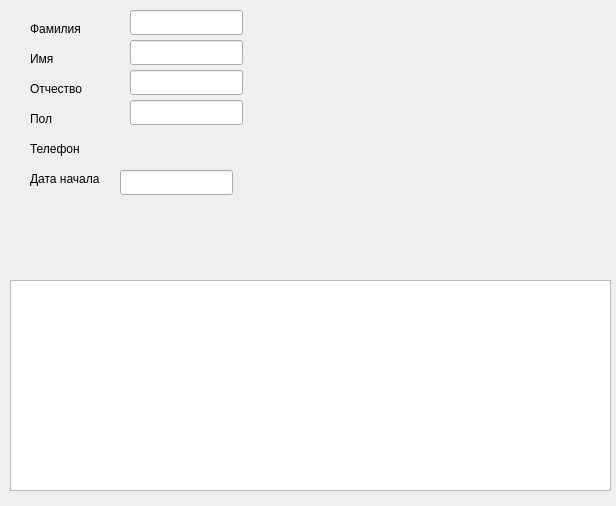
<?xml version="1.0" encoding="UTF-8"?>
<ui version="4.0">
 <class>Form</class>
 <widget class="QWidget" name="Form">
  <property name="geometry">
   <rect>
    <x>0</x>
    <y>0</y>
    <width>616</width>
    <height>506</height>
   </rect>
  </property>
  <property name="windowTitle">
   <string>Form</string>
  </property>
  <widget class="QTableWidget" name="tableWidget">
   <property name="geometry">
    <rect>
     <x>10</x>
     <y>280</y>
     <width>601</width>
     <height>211</height>
    </rect>
   </property>
  </widget>
  <widget class="QLineEdit" name="lineEdit">
   <property name="geometry">
    <rect>
     <x>130</x>
     <y>10</y>
     <width>113</width>
     <height>25</height>
    </rect>
   </property>
   <property name="text">
    <string/>
   </property>
  </widget>
  <widget class="QLineEdit" name="lineEdit_2">
   <property name="geometry">
    <rect>
     <x>130</x>
     <y>40</y>
     <width>113</width>
     <height>25</height>
    </rect>
   </property>
   <property name="text">
    <string/>
   </property>
  </widget>
  <widget class="QLineEdit" name="lineEdit_3">
   <property name="geometry">
    <rect>
     <x>120</x>
     <y>170</y>
     <width>113</width>
     <height>25</height>
    </rect>
   </property>
  </widget>
  <widget class="QLineEdit" name="lineEdit_4">
   <property name="geometry">
    <rect>
     <x>130</x>
     <y>100</y>
     <width>113</width>
     <height>25</height>
    </rect>
   </property>
   <property name="text">
    <string/>
   </property>
  </widget>
  <widget class="QLineEdit" name="lineEdit_5">
   <property name="geometry">
    <rect>
     <x>130</x>
     <y>70</y>
     <width>113</width>
     <height>25</height>
    </rect>
   </property>
   <property name="text">
    <string/>
   </property>
  </widget>
  <widget class="QLabel" name="label">
   <property name="geometry">
    <rect>
     <x>30</x>
     <y>20</y>
     <width>67</width>
     <height>17</height>
    </rect>
   </property>
   <property name="text">
    <string>Фамилия</string>
   </property>
  </widget>
  <widget class="QLabel" name="label_2">
   <property name="geometry">
    <rect>
     <x>30</x>
     <y>50</y>
     <width>67</width>
     <height>17</height>
    </rect>
   </property>
   <property name="text">
    <string>Имя</string>
   </property>
  </widget>
  <widget class="QLabel" name="label_3">
   <property name="geometry">
    <rect>
     <x>30</x>
     <y>110</y>
     <width>67</width>
     <height>17</height>
    </rect>
   </property>
   <property name="text">
    <string>Пол</string>
   </property>
  </widget>
  <widget class="QLabel" name="label_4">
   <property name="geometry">
    <rect>
     <x>30</x>
     <y>80</y>
     <width>67</width>
     <height>17</height>
    </rect>
   </property>
   <property name="text">
    <string>Отчество</string>
   </property>
  </widget>
  <widget class="QLabel" name="label_5">
   <property name="geometry">
    <rect>
     <x>30</x>
     <y>140</y>
     <width>67</width>
     <height>17</height>
    </rect>
   </property>
   <property name="text">
    <string>Телефон</string>
   </property>
  </widget>
  <widget class="QLabel" name="label_6">
   <property name="geometry">
    <rect>
     <x>30</x>
     <y>170</y>
     <width>91</width>
     <height>17</height>
    </rect>
   </property>
   <property name="text">
    <string>Дата начала</string>
   </property>
  </widget>
 </widget>
 <resources/>
 <connections/>
</ui>
